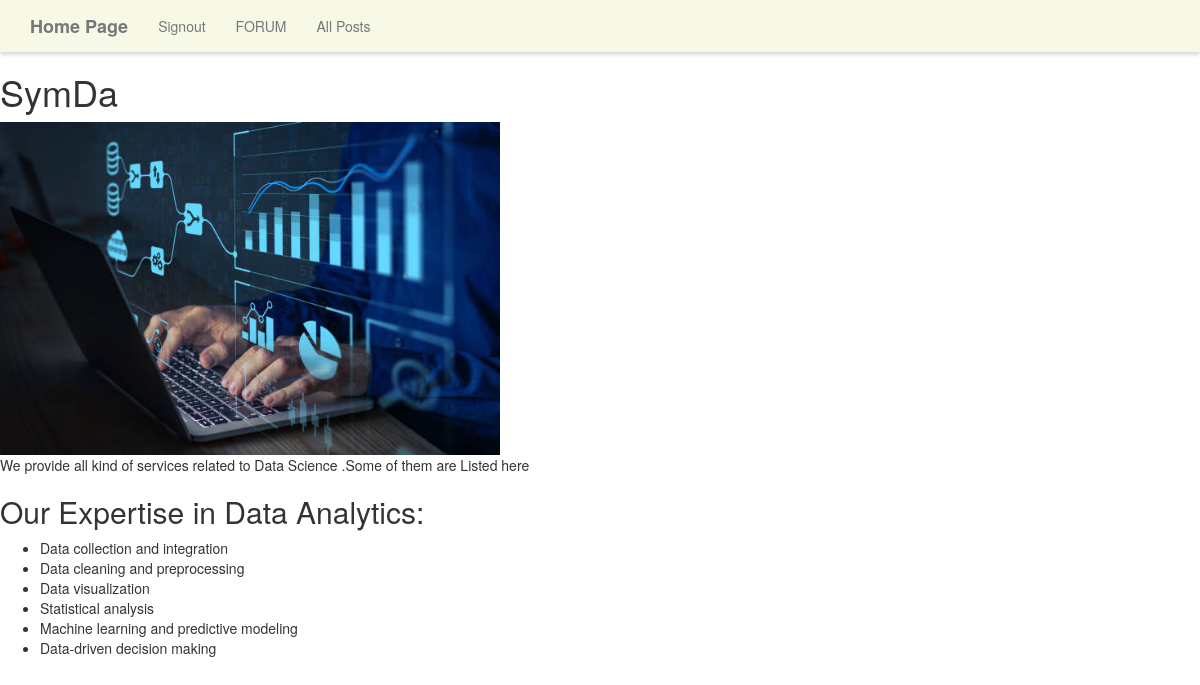
/about, run on the app's committed database.
### app/models.py (models this page shows)
class Company(models.Model):
    name = models.CharField(max_length=100)
    description = models.TextField()
    logo = models.ImageField(upload_to='logos/')

### app/views.py (the view)
# urls.py: path("about",views.company_page,name="company_page"),
def company_page(request):
    company = Company.objects.first()
    return render(request, 'app/company_page.html', {'company': company})

### templates/app/company_page.html (shortened to what this page needs)
<!DOCTYPE html>
{% load static %}
<html>
<head>
    <link rel="stylesheet" href="https://maxcdn.bootstrapcdn.com/bootstrap/3.3.7/css/bootstrap.min.css">
		<link rel="stylesheet" type="text/css" href="{% static 'style.css' %}" />
</head>
<body>
    <nav class="navbar navbar-default" role="navigation">
        <div class="container">
            <div class="navbar-header">
                <a class="navbar-brand" >Home Page</a>
            </div>
            <div class="collapse navbar-collapse navbar-ex1-collapse">
                <ul class="nav navbar-nav">
                    <li><a href="{% url 'signout' %}">Signout</a></li>
                    <li><a href="/create_post">FORUM </a><li>
                      <li>  <a href="{% url 'all_posts' %}">All Posts</a></li>
                </ul>
            </div>
        </div>
    </nav>
    <h1>{{ company.name }}</h1>
    <img src="{{ company.logo.url }}" alt="{{ company.name }} Logo" class="logo">
    <p>{{ company.description }}</p>
    <h2>Our Expertise in Data Analytics:</h2>
    <ul>
        <li>Data collection and integration</li>
        <li>Data cleaning and preprocessing</li>
        <li>Data visualization</li>
        <li>Statistical analysis</li>
        <li>Machine learning and predictive modeling</li>
        <li>Data-driven decision making</li>
    </ul>
</body>
</html>

### app/static/style.css (style rules this page uses)
.navbar-default, .btn, .form-control, .panel { border-radius: 0; }
.navbar-default { background-color: rgba(245, 245, 220, .7); border-color: rgba(245, 245, 220, .6); box-shadow: 0px 3px 3px 0px #ddd; }
a.navbar-brand, .panel-title { font-weight: bolder; }

### templates/app/company_page.html (style rules this page uses)
.logo { max-width: 500px; height: auto; }

### data on the page
Company: name "SymDa", logo (picture), description "We provide all kind of services related to Data Science .Some of them are Listed here"
